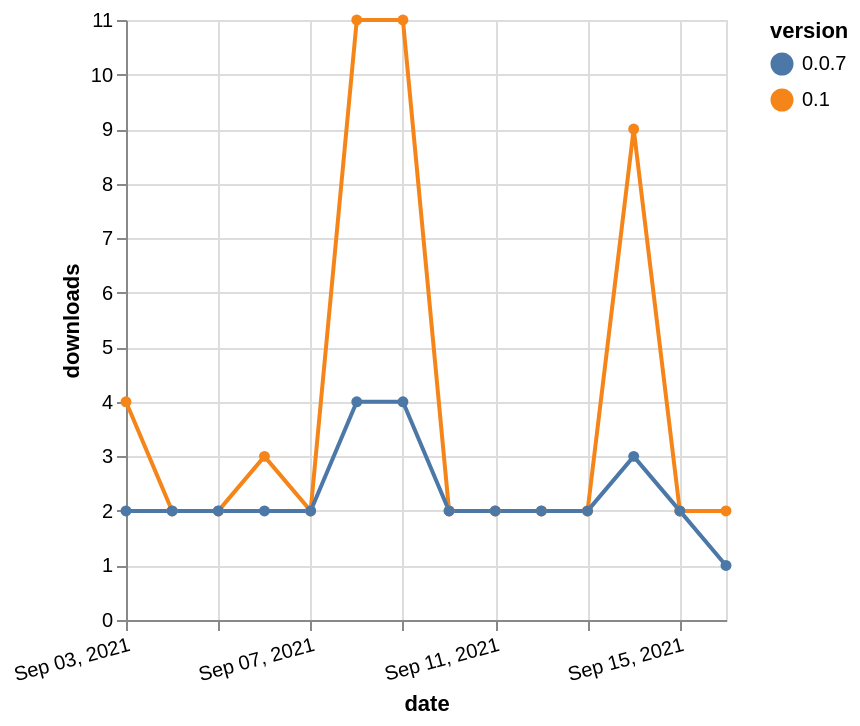

Write a Vega-Lite specification for this figure.
### Vega-Lite specification from a JSON file in a GitHub repository (floating-point values rounded to 4 significant figures)
{"$schema": "https://vega.github.io/schema/vega-lite/v5.json", "description": "A simple bar chart with embedded data.", "data": {"values": [{"date": "2021-09-03", "total": 2049, "delta": 4, "version": "0.1"}, {"date": "2021-09-04", "total": 2051, "delta": 2, "version": "0.1"}, {"date": "2021-09-05", "total": 2053, "delta": 2, "version": "0.1"}, {"date": "2021-09-06", "total": 2056, "delta": 3, "version": "0.1"}, {"date": "2021-09-07", "total": 2058, "delta": 2, "version": "0.1"}, {"date": "2021-09-08", "total": 2069, "delta": 11, "version": "0.1"}, {"date": "2021-09-09", "total": 2080, "delta": 11, "version": "0.1"}, {"date": "2021-09-10", "total": 2082, "delta": 2, "version": "0.1"}, {"date": "2021-09-11", "total": 2084, "delta": 2, "version": "0.1"}, {"date": "2021-09-12", "total": 2086, "delta": 2, "version": "0.1"}, {"date": "2021-09-13", "total": 2088, "delta": 2, "version": "0.1"}, {"date": "2021-09-14", "total": 2097, "delta": 9, "version": "0.1"}, {"date": "2021-09-15", "total": 2099, "delta": 2, "version": "0.1"}, {"date": "2021-09-16", "total": 2101, "delta": 2, "version": "0.1"}, {"date": "2021-09-03", "total": 1667, "delta": 2, "version": "0.0.7"}, {"date": "2021-09-04", "total": 1669, "delta": 2, "version": "0.0.7"}, {"date": "2021-09-05", "total": 1671, "delta": 2, "version": "0.0.7"}, {"date": "2021-09-06", "total": 1673, "delta": 2, "version": "0.0.7"}, {"date": "2021-09-07", "total": 1675, "delta": 2, "version": "0.0.7"}, {"date": "2021-09-08", "total": 1679, "delta": 4, "version": "0.0.7"}, {"date": "2021-09-09", "total": 1683, "delta": 4, "version": "0.0.7"}, {"date": "2021-09-10", "total": 1685, "delta": 2, "version": "0.0.7"}, {"date": "2021-09-11", "total": 1687, "delta": 2, "version": "0.0.7"}, {"date": "2021-09-12", "total": 1689, "delta": 2, "version": "0.0.7"}, {"date": "2021-09-13", "total": 1691, "delta": 2, "version": "0.0.7"}, {"date": "2021-09-14", "total": 1694, "delta": 3, "version": "0.0.7"}, {"date": "2021-09-15", "total": 1696, "delta": 2, "version": "0.0.7"}, {"date": "2021-09-16", "total": 1697, "delta": 1, "version": "0.0.7"}]}, "width": "container", "mark": {"type": "line", "point": {"filled": true}}, "encoding": {"x": {"field": "date", "type": "temporal", "timeUnit": "yearmonthdate", "title": "date", "axis": {"labelAngle": -15}}, "y": {"field": "delta", "type": "quantitative", "title": "downloads"}, "color": {"field": "version", "type": "nominal"}, "tooltip": {"field": "delta"}}}
